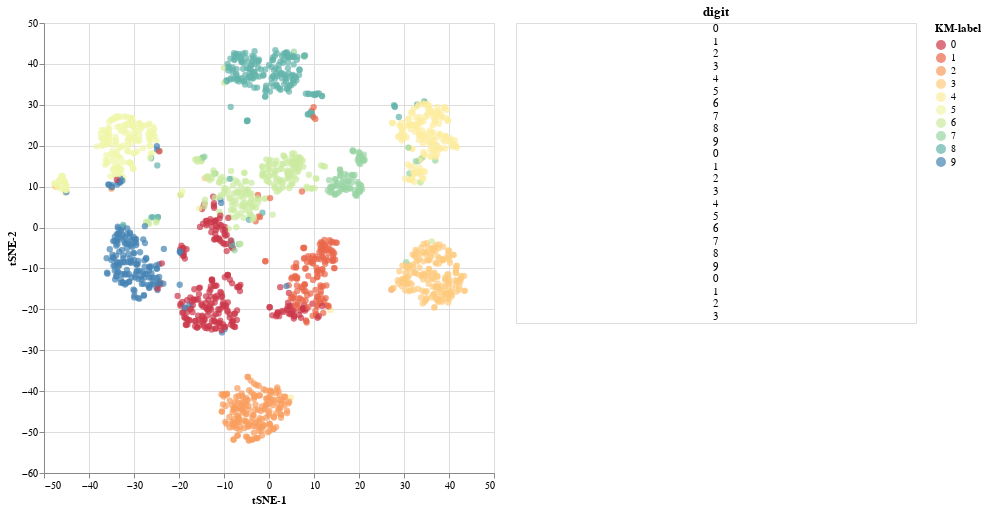

Notebook code cell kept with this figure:
### Code cell
#| code-fold: show

# Get digits dataset
digits = load_digits()
# Cluster it with kmeans and get the predicted labels
kmlabel = KMeans(n_clusters=10, n_jobs=-1).fit_predict(digits.data)
# Embed in 2D with tSNE
embedding = TSNE(n_components=2, n_iter=500).fit_transform(digits.data)

# Turn data into a dataframe
digits_df = pd.DataFrame({
    "tSNE-1": embedding[:, 0],
    "tSNE-2": embedding[:, 1],    
    "digit": digits.target,
    "KM-label": kmlabel
})

# Make the chart
plot_interactive_embedding(
    source=digits_df,
    x="tSNE-1",
    y="tSNE-2",
    target_col="digit",
    color_col="KM-label",
    figsize=(450, 450),
    filename="your_filename"
)

### Figure 1 — Vega-Lite specification as saved in the notebook (floating-point values rounded to 4 significant figures; data arrays with more than 128 entries replaced by an {"elided": "..."} marker saying what was removed)
{"$schema": "https://vega.github.io/schema/vega-lite/v3.4.0.json", "config": {"axis": {"grid": true}, "mark": {"tooltip": null}, "view": {"height": 300, "width": 400}}, "data": {"name": "data-a3250400012dbf4476b167d5e8f0bf73"}, "datasets": {"data-a3250400012dbf4476b167d5e8f0bf73": {"elided": "1797 records"}}, "hconcat": [{"encoding": {"color": {"field": "KM-label", "scale": {"scheme": "Spectral"}, "type": "nominal"}, "x": {"field": "tSNE-1", "type": "quantitative"}, "y": {"field": "tSNE-2", "type": "quantitative"}}, "height": 450, "mark": {"size": 40, "type": "circle"}, "selection": {"selector009": {"type": "interval"}}, "width": 450}, {"encoding": {"text": {"field": "digit", "type": "nominal"}, "y": {"axis": null, "field": "row_number", "type": "ordinal"}}, "mark": "text", "title": "digit", "transform": [{"window": [{"as": "row_number", "field": "", "op": "row_number"}]}, {"filter": {"selection": "selector009"}}, {"window": [{"as": "rank", "field": "row_number", "op": "rank"}]}, {"filter": "(datum.rank < 25)"}]}]}
